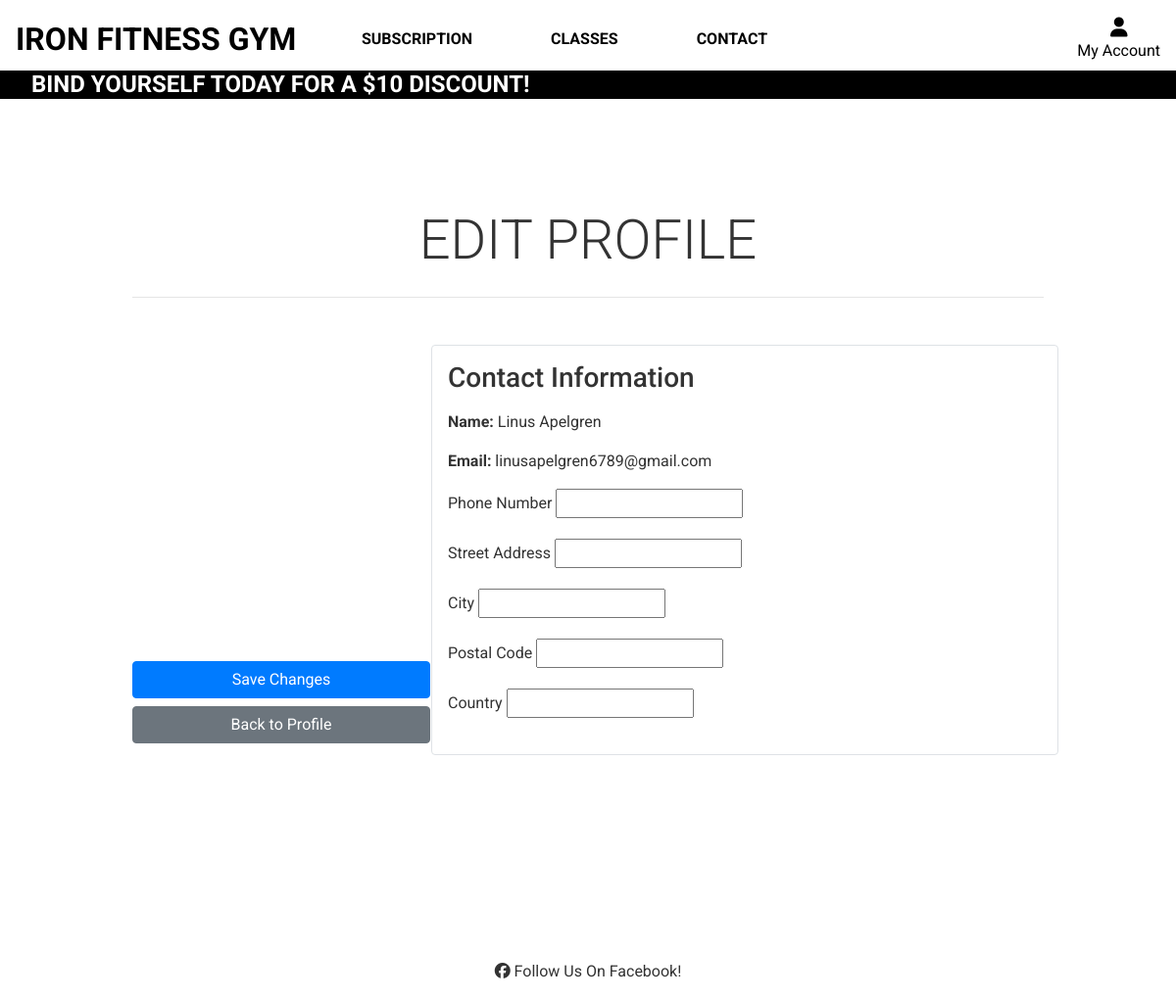
Screenshot of /users/profile/edit/ (signed in) with the database file from the repository.
### users/models.py (models this page shows, shortened)
class UserProfile(models.Model):
    user = models.OneToOneField(User, on_delete=models.CASCADE)
    phone_number = models.CharField(max_length=15, blank=True)
    gym_visits = models.IntegerField(default=0)
    street_address = models.CharField(max_length=255, blank=True, null=True)
    city = models.CharField(max_length=100, blank=True, null=True)
    postal_code = models.CharField(max_length=20, blank=True, null=True)
    country = models.CharField(max_length=100, blank=True, null=True)
    subscription_plan = models.ForeignKey(
        SubscriptionPlan, null=True, blank=True, on_delete=models.SET_NULL
    )
    subscription_start_date = models.DateTimeField(null=True, blank=True)

### users/views.py (the view)
# urls.py: path("profile/edit/", profile_edit, name="profile_edit"),
@login_required
def profile_edit(request):
    user_profile, created = UserProfile.objects.get_or_create(user=request.user)
    if request.method == "POST":
        form = UserProfileForm(request.POST, request.FILES, instance=user_profile)
        if form.is_valid():
            form.save()
            return redirect("profile_view")
    else:
        form = UserProfileForm(instance=user_profile)
    return render(
        request, "users/profile_edit.html", {"form": form, "user_profile": user_profile}
    )

### users/forms.py
class UserProfileForm(forms.ModelForm):
    class Meta:
        model = UserProfile
        fields = [
            "phone_number",
            "street_address",
            "city",
            "postal_code",
            "country",
        ]

### users/templates/users/profile_edit.html (shortened to what this page needs)
{% extends "base.html" %}
{% load static %}
{% block page_header %}
    <div class="container header-container">
    </div>
{% endblock %}
{% block content %}
<div class="d-flex flex-column min-vh-100">
    <div class="flex-grow-1">
        <div class="container-fluid">
            <div class="container mt-5">
                <div class="row mb-4">
                    <div class="col text-center">
                        <h2 class="display-4 logo-font">Edit Profile</h2>
                        <hr class="my-4">
                    </div>
                </div>
                <div class="row">
                    <div class="col- form-container">
                        <form method="post" enctype="multipart/form-data" style="display: flex; flex-direction: row;" class="editform">
                            <div class="col-md-4 text-center edit">
                                <div class="profile-actions">
                                    <button type="submit" class="btn btn-primary btn-block mb-2">Save Changes</button>
                                    <a href="{% url 'profile_view' %}" class="btn btn-secondary btn-block">Back to Profile</a>
                                </div>
                            </div>
                            <div class="contact-info contact-edit mb-4 p-3 border rounded">
                                <h3 class="mb-3">Contact Information</h3>
                                <p><strong>Name:</strong> {{ user_profile.user.first_name }} {{ user_profile.user.last_name }}</p>
                                <p><strong>Email:</strong> {{ user_profile.user.email }}</p>
                                <div class="mb-3">
                                    <label for="phone_number" class="form-label">Phone Number</label>
                                    {{ form.phone_number }}
                                </div>
                                <div class="mb-3">
                                    <label for="street_address" class="form-label">Street Address</label>
                                    {{ form.street_address }}
                                </div>
                                <div class="mb-3">
                                    <label for="city" class="form-label">City</label>
                                    {{ form.city }}
                                </div>
                                <div class="mb-3">
                                    <label for="postal_code" class="form-label">Postal Code</label>
                                    {{ form.postal_code }}
                                </div>
                                <div class="mb-3">
                                    <label for="country" class="form-label">Country</label>
                                    {{ form.country }}
                                </div>
                            </div>
                        </form>
                    </div>
                </div>
            </div>
        </div>
    </div>
</div>
{% endblock %}

### static/css/base.css (style rules this page uses)
html { height: 100%; }
body { font-family: 'Roboto', sans-serif; height: calc(100vh - 184px); color: #333; font-family: Roboto; background-color: white; overflow-x: hidden; }
.logo-font { text-transform: uppercase; }
.container-fluid { padding: 0; }
.contact-edit { width: 100%; }
.form-container { width: 100%; }
.editform .profile-actions { position: absolute; width: 95%; top: 73%; }
@media (min-width: 1200px) { .container { max-width: 80%; } }
@media (min-width: 992px) { .header-container { padding-top: 164px; } }

### rows the page displays
UserProfile: user.first_name "Linus", user.last_name "Apelgren", user.email "linusapelgren6789@gmail.com"
